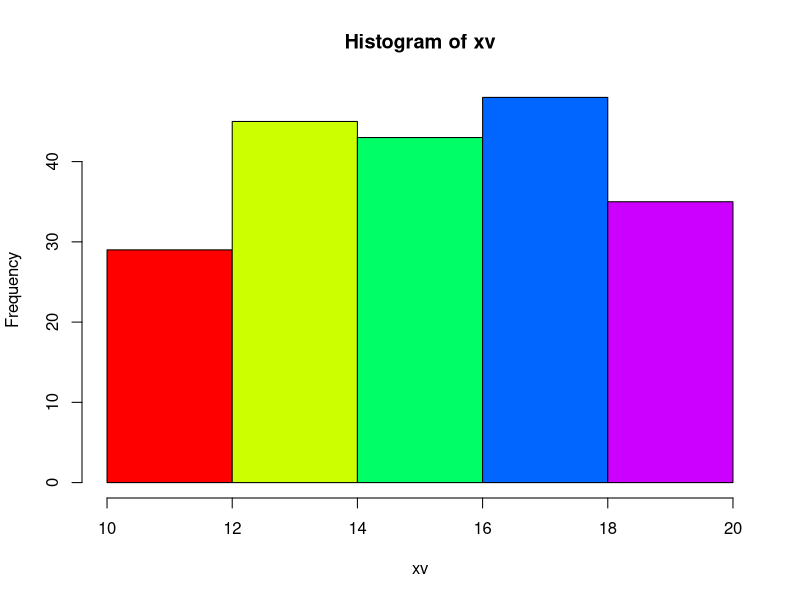

Here is the R script that generated this plot:
set.seed(1)
xv=runif(200, min=10,max=20)
#Función que muestras estádisticos básicos
EstBas <- function(x)
{Est=c('Media','Mediana','Varianza','DesvEsta','Rango','Cuartil 1','Cuartil 3')
Val=c(mean(x),median(x),var(x),sd(x),max(x)-min(x),quantile(x,.25),quantile(x,.75))
data.frame(Est,Val)


}
EstBas(xv)
hist(xv,col = rainbow(5),nclass=5)
